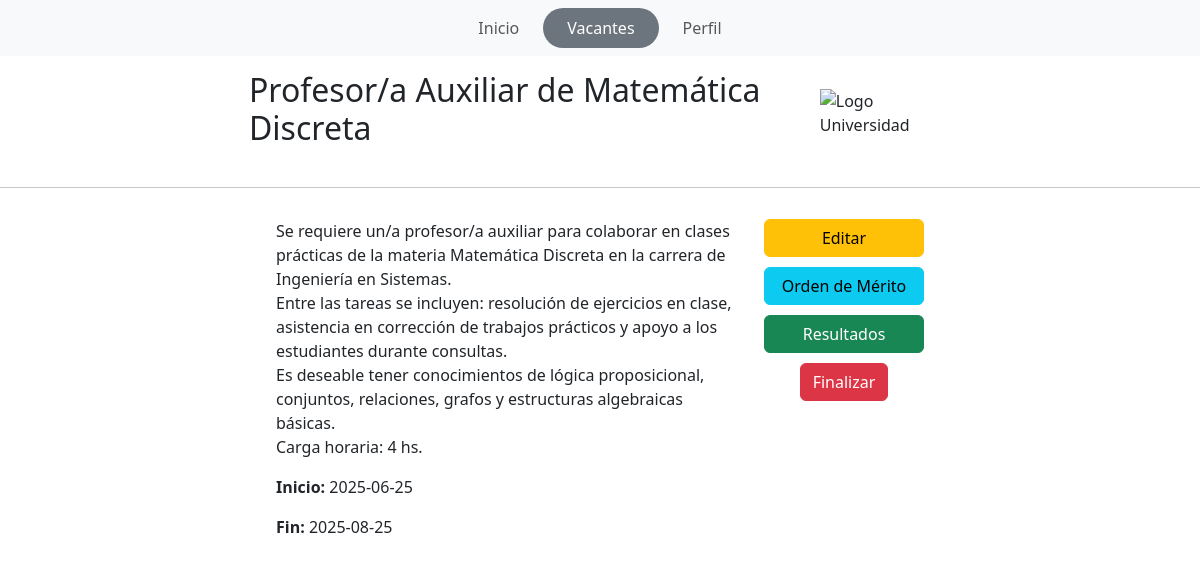
Screenshot of /php/unavacante.php?id=2 (signed in) with the database file from the repository.
### tables this page shows
CREATE TABLE `vacante` (
  `ID` int(11) NOT NULL,
  `estado` varchar(256) NOT NULL,
  `descripcion` varchar(525) NOT NULL,
  `fecha_ini` date NOT NULL,
  `fecha_fin` date NOT NULL,
  `titulo` varchar(150) NOT NULL,
  `ID_Jefe` int(11) NOT NULL
);

### php/unavacante.php (the view, shortened to what this page needs)
<?php
require("conection.php");
$usuario_id = (int) $_SESSION["usuario_id"];
$idVacante = intval($_GET['id']);
$sql_usuario = "SELECT * FROM persona WHERE id = $usuario_id";
$res_usuario = mysqli_query($conn, $sql_usuario);
$usuario = mysqli_fetch_assoc($res_usuario);
$tiene_cv = !empty($usuario['cv']) && file_exists($usuario['cv']);
$sql_check_postulacion = "SELECT * FROM postulacion WHERE ID_Persona = $usuario_id AND ID_Vacante = $idVacante";
$res_postulacion = mysqli_query($conn, $sql_check_postulacion);
$ya_postulado = mysqli_num_rows($res_postulacion) > 0;
$sql = "SELECT * FROM vacante WHERE id = $idVacante";
$resultado = mysqli_query($conn, $sql);
$vacante = mysqli_fetch_assoc($resultado);
?>
<!DOCTYPE html>
<html lang="es">
<head>
  <link href="https://cdn.jsdelivr.net/npm/bootstrap@5.3.3/dist/css/bootstrap.min.css" rel="stylesheet">
  <link href="../css/estilosunavacante.css" rel="stylesheet">
  <link href="https://cdn.jsdelivr.net/npm/bootstrap-icons@1.10.5/font/bootstrap-icons.css" rel="stylesheet">
</head>
<body>
<nav class="navbar navbar-expand-lg navbar-light bg-light">
  <div class="container">
    <div class="collapse navbar-collapse justify-content-center">
      <ul class="navbar-nav">
        <li class="nav-item"><a class="nav-link px-4" href="../index.php">Inicio</a></li>
        <li class="nav-item"><a class="nav-link active rounded-pill px-4 bg-secondary text-white" href="vacantes.php">Vacantes</a></li>
        <li class="nav-item"><a class="nav-link px-4" href="../php/perfil.php">Perfil</a></li>
      </ul>
    </div>
  </div>
</nav>
<div class="contenedor">
  <div class="cabecera">
    <h2><?= htmlspecialchars($vacante['titulo']) ?></h2>
    <img src="https://encrypted-tbn0.gstatic.com/images?q=tbn:ANd9GcT_FEqjavcxlrifqvl75bLKmY4my0fdwLqDmQ&s" alt="Logo Universidad" class="imagen">
  </div>
</div>
<hr>
<div class="contenedor">
  <div class="columna">
    <p><?= nl2br(htmlspecialchars($vacante['descripcion'])) ?></p>
    <p><strong>Inicio:</strong> <?= htmlspecialchars($vacante['fecha_ini']) ?></p>
    <p><strong>Fin:</strong> <?= htmlspecialchars($vacante['fecha_fin']) ?></p>
  </div>
  <div class="columna-botones">
    <div class="contenedor-botones">
      <?php if ($_SESSION['rol'] == 0): ?>
        <?php if ($ya_postulado): ?>
          <div class="alert alert-info">Ya estás postulado a esta vacante.</div>
        <?php elseif (!$tiene_cv): ?>
          <div class="alert alert-warning">No tienes cargado un Curriculum.</div>
        <?php else: ?>
          <button class="btn btn-primary" data-bs-toggle="modal" data-bs-target="#modalPostulacion">
            Postulate
          </button>
        <?php endif; ?>
      <?php elseif ($_SESSION['rol'] == 1 || $_SESSION['rol'] == 2): ?>
        <a href="editar_vacante.php?id=<?= $vacante['ID'] ?>" class="btn btn-warning">Editar</a>
        <a href="orden_de_merito.php?id=<?= $vacante['ID'] ?>" class="btn btn-info">Orden de Mérito</a>
        <a href="resultados.php?id=<?= $vacante['ID'] ?>" class="btn btn-success">Resultados</a>
        <?php
          if($vacante['estado'] != "cerrada"){
         echo "<button type='button' class='btn btn-danger' data-bs-toggle='modal' data-bs-target='#finalizarModal'>Finalizar</button>";
          }
        ?>
      <?php endif; ?>
    </div>
  </div>
</div>
</body>
</html>

### css/estilosunavacante.css (style rules this page uses)
.imagen { max-width: 800px; }
.contenedor { display: flex; justify-content: center; padding: 15px; gap: 20px; width: 100%; }
.columna { display: flex; flex-direction: column; width: 40%; }
.contenedor-botones { display: flex; flex-direction: column; align-items: center; gap: 10px; }
.contenedor-botones a { width: 160px; text-align: center; }
.cabecera { display: flex; justify-content: space-between; align-items: center; width: 60%; }

### rows the page displays
vacante: titulo "Profesor/a Auxiliar de Matemática Discreta", descripcion "Se requiere un/a profesor/a auxiliar para colaborar en clases prácticas de la materia Matemática Discreta en la carrera de Ingeniería en Sistemas. Entre las tareas se incluyen: resolución de ejercicios en clase, asistencia en corrección de trabajos prácticos y apoyo a los estudiantes durante consultas. Es deseable tener conocimientos de lógica proposicional, conjuntos, relaciones, grafos y estructuras algebraicas básicas. Carga horaria: 4 hs.", fecha_ini "2025-06-25", fecha_fin "2025-08-25"
